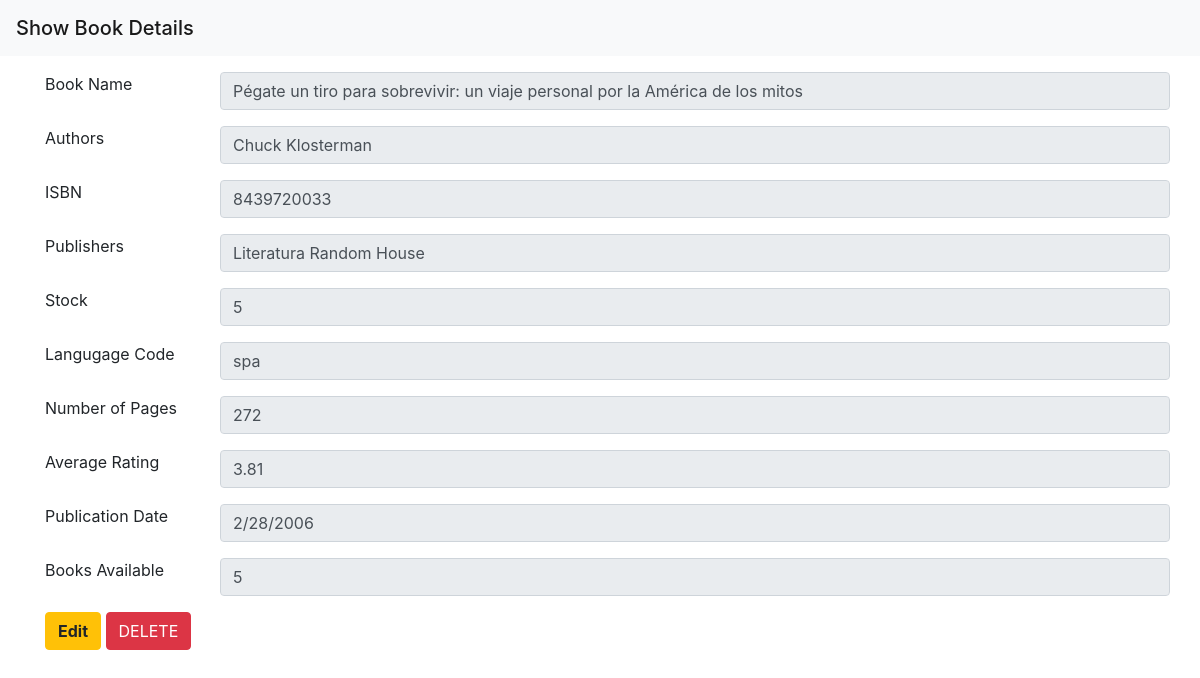
/books/book/28869, run on the app's committed database.
### app/models/books.py (models this page shows)
class Books(db.Model):
    id = db.Column(db.Integer(), nullable=False, autoincrement=True, primary_key=True)
    bookID = db.Column(db.Integer(), nullable=False, unique=True)
    title = db.Column(db.String(250), nullable=False)
    created_at = db.Column(
        DATETIME(fsp=6), default=datetime.datetime.now, nullable=False
    )
    updated_at = db.Column(
        DATETIME(fsp=6),
        default=datetime.datetime.now,
        onupdate=datetime.datetime.now,
        nullable=False,
    )
    authors = db.Column(db.String(100), nullable=False)
    average_rating = db.Column(db.Float())
    isbn = db.Column(db.String(20), nullable=False)
    isbn13 = db.Column(db.String(20), nullable=False)
    num_pages = db.Column(db.Integer())
    rating_count = db.Column(db.Integer())
    text_reviews_count = db.Column(db.Integer())
    publication_date = db.Column(db.String(20))
    publisher = db.Column(db.String(20))
    language_code = db.Column(db.String(10))
    stock = db.Column(db.Integer(), default="5")
    books_available = db.Column(db.Integer(), default="5")

### app/books/routes.py (the view)
@bp.route('/book/<book_id>', methods=["GET"])
def book_details(book_id):
    book_details = database_helper.get_book(book_id)
    return render_template('books/show_book.html', book_details=book_details)

### app/books/database_helper.py (called while the page is built)
def get_book(bookid):
    query = db.session.query(Books).filter(Books.bookID==bookid).all()
    for row in query:
        return {
            "book_id": row.bookID,
            "title": row.title,
            "authors": row.authors,
            "stock": row.stock,
            "books_available": row.books_available,
            "publisher": row.publisher,
            "average_rating": row.average_rating,
            "isbn": row.isbn,
            "publication_date": row.publication_date,
            "num_pages": row.num_pages,
            "language_code": row.language_code
        }

### app/templates/books/show_book.html (shortened to what this page needs)
{% extends 'base.html' %}
{% block content %}
<div class="container-fuild">
    <nav class="navbar navbar-light bg-light">
        <span class="navbar-brand mb-0 h1">{% block title %}Show Book Details{% endblock %}</span>
    </nav>
    <form class="container">
        <div class="form-group row mt-3">
            <label for="title" class="form-label col-sm-2">Book Name</label>
            <input type="text" class="form-control input-sm col-sm-10" id="book_title" value='{{book_details["title"]}}' readonly>
        </div>
        <div class="form-group row mt-3">
            <label for="authors" class="form-label col-sm-2">Authors</label>
            <input type="text" class="form-control input-sm col-sm-10" id="book_authors" value='{{book_details["authors"]}}' readonly>
        </div>
        <div class="form-group row mt-3">
            <label for="isbn" class="form-label col-sm-2">ISBN</label>
            <input type="text" class="form-control input-sm col-sm-10" id="book_isbn" value='{{book_details["isbn"]}}' readonly>
        </div>
        <div class="form-group row mt-3">
            <label for="publisher" class="form-label col-sm-2">Publishers</label>
            <input type="text" class="form-control input-sm col-sm-10" id="book_publisher" value='{{book_details["publisher"]}}' readonly>
        </div>
        <div class="form-group row mt-3">
            <label for="stock" class="form-label col-sm-2">Stock</label>
            <input type="number" class="form-control input-sm col-sm-10" id="books_stock" min="0" max="10" value='{{book_details["stock"]}}' readonly>
        </div>
        <div class="form-group row mt-3">
            <label for="language_code" class="form-label col-sm-2">Langugage Code</label>
            <input type="text" class="form-control input-sm col-sm-10" id="book_publisher" value='{{book_details["language_code"]}}' readonly>
        </div>
        <div class="form-group row mt-3">
            <label for="num_pages" class="form-label col-sm-2">Number of Pages</label>
            <input type="text" class="form-control input-sm col-sm-10" id="num_pages" value='{{book_details["num_pages"]}}' readonly>
        </div>
        <div class="form-group row mt-3">
            <label for="average_rating" class="form-label col-sm-2">Average Rating</label>
            <input type="text" class="form-control input-sm col-sm-10" id="average_rating" value='{{book_details["average_rating"]}}' readonly>
        </div>
        <div class="form-group row mt-3">
            <label for="publication_date" class="form-label col-sm-2">Publication Date</label>
            <input type="text" class="form-control input-sm col-sm-10" id="publication_date" value='{{book_details["publication_date"]}}' readonly>
        </div>
        <div class="form-group row mt-3">
            <label for="available" class="form-label col-sm-2">Books Available</label>
            <input type="text" class="form-control input-sm col-sm-10" id="available" value='{{book_details["books_available"]}}' readonly>
        </div>
        <div>
            <button type="button" class="btn btn-warning" id="edit_{{book_details['bookID']}}" onclick="editBook(this.id)"><strong>Edit</strong></button>
            <td><button type="button" class="btn btn-danger" id="delete_{{book_details['bookID']}}" onclick="deleteBook(this.id)">DELETE</button></td>
        </div>
    </form>
</div>
{% endblock %}

### data on the page
Books: title "Pégate un tiro para sobrevivir: un viaje personal por la América de los mitos", authors "Chuck Klosterman", isbn "8439720033", publisher "Literatura Random House", language_code "spa", num_pages "272", average_rating "3.81", publication_date "2/28/2006"
